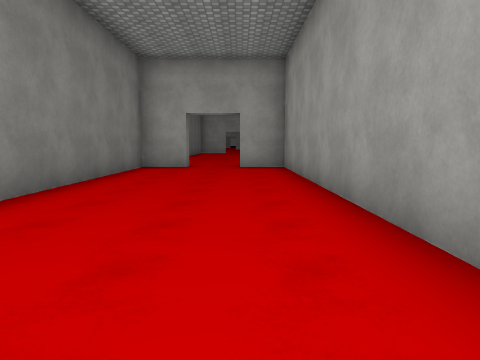
[1] (above)

13 first-person views from a walk through a scene from a Unity 3-D project. The camera is 1.3 m above the floor, tilts 6° down and sees 70° across. The floor is counted in squares, 2 m on a side. Each view is taken from the middle of a square. On the plan, view 1 faces up. The plan holds only what a view shows up to about 10 squares ahead; the rest is blank. The place goes on beyond the plan. The player character is not drawn. Some surface patterns are stand-ins.

[2]
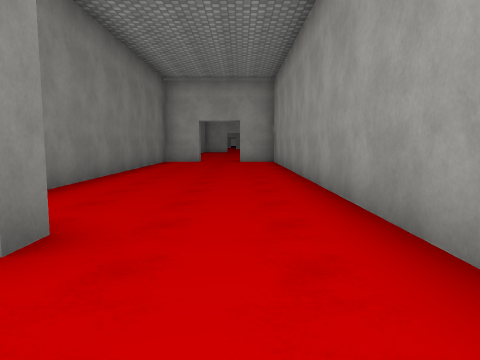

[3]
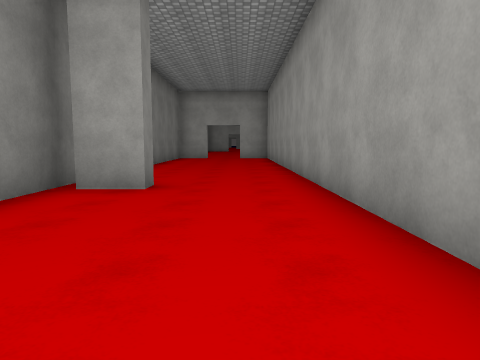

[4]
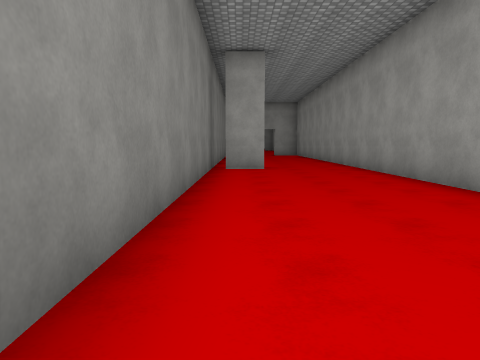

[5]
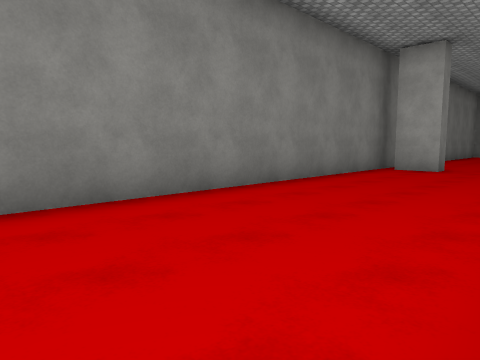

[6]
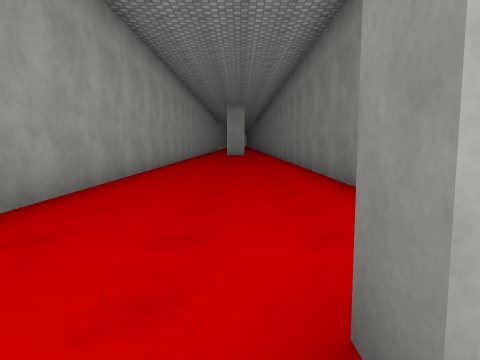

[7]
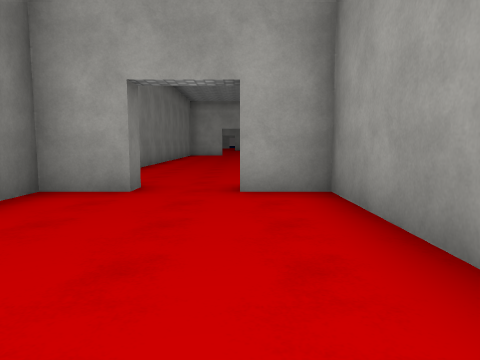

[8]
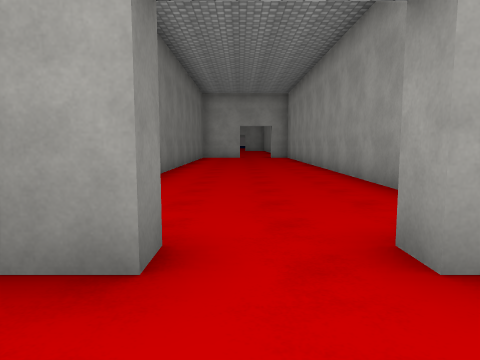

[9]
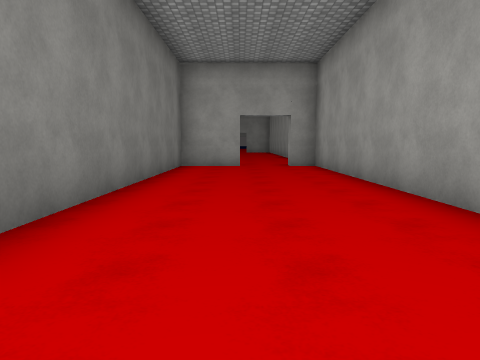

[10]
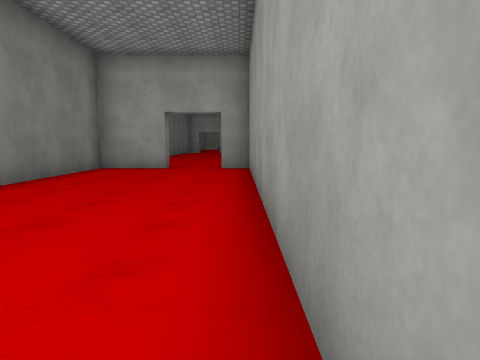

[11]
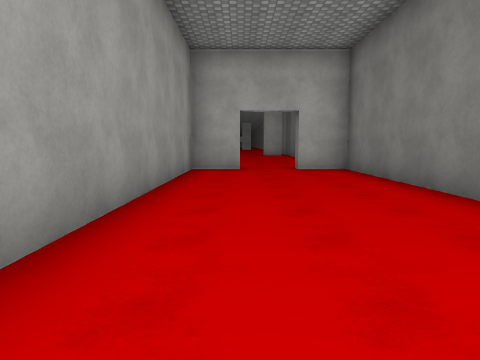

[12]
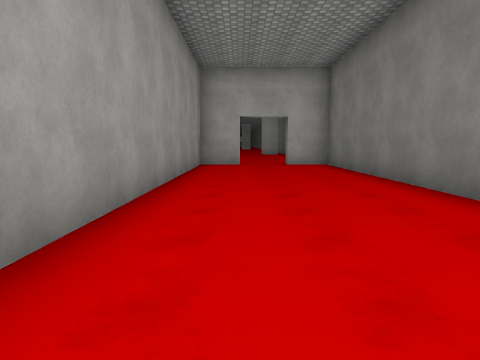

[13]
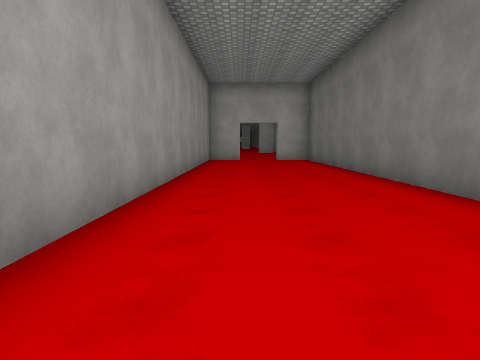

### Floor plan
Points are (right, up) in squares from view 1. A wall is a line through its corners. A room is listed if a view was taken in it or the views show most of it. See-through windows are left out.
Room 1 (views 1, 2, 3, 4, 5, 6, 7, 8)
walls: (-1.4, -0.5) (-1.4, -1.1) (-2.4, -1.1); (-2.7, 0.1) (-2.7, -10.1); (1.3, -10) (1.3, 9.6) (0, 9.6) (0, 10.2); (-1.4, 10.2) (-1.4, 9.6) (-2.7, 9.6) (-2.7, 1.8)
ways out: opening at (-0.5, 10) to room 2
Room 2 (views 9, 10, 11, 12, 13)
walls: (0, 10.2) (1.3, 10.2) (1.3, 24.2) (0.5, 24.2); (-0.9, 24.2) (-2.7, 24.2) (-2.7, 10.2) (-1.4, 10.2)
ways out: opening at (-0.5, 10) to room 1

Where each view was taken, in squares from view 1:
view 1: 0 up, 0 right, facing up
view 2: 3 down, 0 right, facing up
view 3: 6 down, 0 right, facing up
view 4: 10 down, 2 left, facing up
view 5: 10 down, 1 right, facing up-left
view 6: 0 up, 1 left, facing down
view 7: 5 up, 0 right, facing up
view 8: 8 up, 1 left, facing up
view 9: 14 up, 1 left, facing up
view 10: 15 up, 1 right, facing up
view 11: 19 up, 0 right, facing down
view 12: 21 up, 0 right, facing down
view 13: 24 up, 0 right, facing down
